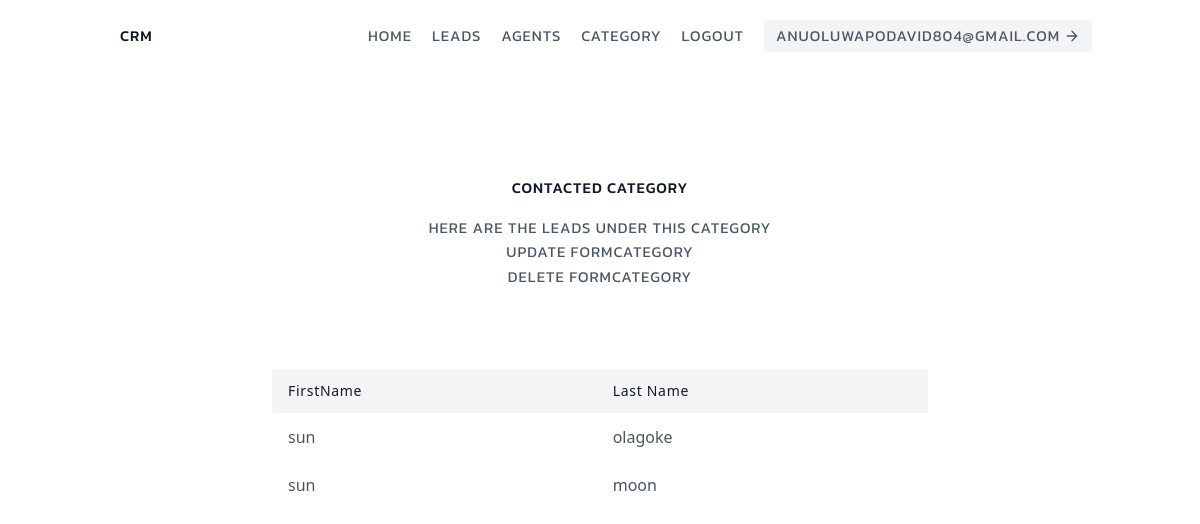
The app's page /category/category_detail/2/ (signed in) with its own data.
### Leads/models.py (models this page shows, shortened)
class User(AbstractUser):
    is_orgarnizer = models.BooleanField(default=True)
    is_agent = models.BooleanField(default=False)

class UserCategory(models.Model):
    category_name = models.CharField(max_length=150)
    category_profile = models.ForeignKey(UserProfile,on_delete=models.CASCADE)

class UserLead(models.Model):
    first_name = models.CharField(max_length=150)
    last_name = models.CharField(max_length=150)
    age = models.IntegerField(default=20)
    email = models.EmailField(max_length=150)
    description = models.TextField()
    agent_lead = models.ForeignKey(UserAgent,null=True,blank=True,on_delete=models.SET_NULL)
    profile_lead = models.ForeignKey(UserProfile,on_delete=models.CASCADE)
    category_lead = models.ForeignKey(UserCategory, related_name='UserLead',null=True,blank=True,on_delete=models.SET_NULL)
    date_joined = models.DateTimeField(default=timezone.now)
    phone_regex = RegexValidator(regex=r'^\+?1?\d{9,15}$', message="Phone number must be entered in the format: '+999999999'. Up to 15 digits allowed.")
    phone_number = models.CharField(validators=[phone_regex], max_length=17, blank=True)

### Category/views.py (the view)
# urls.py: path('category_detail/<int:pk>/',views.CategoryDetail.as_view(), name='category_detail'),
class CategoryDetail(LoginRequiredMixin,generic.DetailView):
    template_name = 'Category/category_detail.html'
    context_object_name = 'category_detail'
    def get_queryset(self):
        user = self.request.user
        if user.is_orgarnizer:
            queryset = UserCategory.objects.filter(category_profile = user.userprofile)
        else:
            queryset = UserCategory.objects.filter(category_profile = user.useragent.profile_agent)
        return queryset

### Category/templates/Category/category_detail.html
{% extends 'Leads/base.html' %}
{% block content %}
<section class="text-gray-600 body-font">
    <div class="container px-5 py-24 mx-auto">
      <div class="flex flex-col text-center w-full mb-20">
        <h1 class="sm:text-4xl text-3xl font-medium title-font mb-2 text-gray-900 font">{{category_detail.category_name}} Category</h1>
        <p class="lg:w-2/3 mx-auto leading-relaxed text-base font">Here are the Leads under this category</p>
        <a href="{% url 'category_updateform' pk=category_detail.pk %}" class="hover:text-blue-500 lg:w-2/3 mx-auto leading-relaxed text-base font">Update Formcategory</a>
        <a href="{% url 'category_deleteform' pk=category_detail.pk %}" class="hover:text-blue-500 lg:w-2/3 mx-auto leading-relaxed text-base font">Delete Formcategory</a>
      </div>
      <div class="lg:w-2/3 w-full mx-auto overflow-auto">
        <table class="table-auto w-full text-left whitespace-no-wrap">
          <thead>
            <tr>
              <th class="px-4 py-3 title-font tracking-wider font-medium text-gray-900 text-sm bg-gray-100 rounded-tl rounded-bl">FirstName</th>
              <th class="px-4 py-3 title-font tracking-wider font-medium text-gray-900 text-sm bg-gray-100">Last Name</th>
            </tr>
          </thead>
          <tbody>
            {% for category in category_detail.UserLead.all  %}
            <tr>
              <td class="px-4 py-3"><a class="hover:text-blue-900" href="{% url 'lead_detail' pk=category.pk %}">{{category.first_name}}</a></td>
              <td class="px-4 py-3">{{category.last_name}}</td>
            </tr>
            {% endfor %}
          </tbody>
        </table>
      </div>
    </div>
  </section>
{% endblock content %}

### Leads/templates/Leads/navbar.html (shortened to what this page needs)
<header class="text-gray-600 body-font">
    <div class="container mx-auto flex flex-wrap p-5 flex-col md:flex-row items-center">
        <a class="flex title-font font-medium items-center text-gray-900 mb-4 md:mb-0">
            <span class="ml-3 font">CRM</span>
        </a>
        <nav class="md:ml-auto flex flex-wrap items-center text-base justify-center">
          {% if user.is_authenticated %}
            <a href="{% url 'landing_page' %}" class="mr-5 font">Home</a>
            <a href="{% url 'lead_list' %}" class="mr-5 font">Leads</a>
            {% if request.user.is_orgarnizer %}
            <a href="{% url 'agent_list' %}" class="mr-5 font">Agents</a>
            {% endif %}
            <a href="{% url 'category_list' %}" class="mr-5 font">Category</a>
            <a href="{% url 'logout' %}" class="mr-5 font">LogOut</a>
            <span class="inline-flex items-center bg-gray-100 border-0 py-1 px-3 focus:outline-none hover:bg-gray-200 rounded text-base mt-4 md:mt-0 font">{{user.email}}
              <svg fill="none" stroke="currentColor" stroke-linecap="round" stroke-linejoin="round" stroke-width="2" class="w-4 h-4 ml-1" viewBox="0 0 24 24">
                <path d="M5 12h14M12 5l7 7-7 7"></path>
              </svg>
            </span>
      {% endif %}
    </nav>
    </div>
</header>

### Leads/static/Leads/css/main.css (style rules this page uses)
.font { font-family: 'Kanit', sans-serif !important; text-transform:uppercase; letter-spacing:1px; font-size:15px; }

### records on screen
User: email "ANUOLUWAPODAVID804@GMAIL.COM"
UserCategory: category_name "CONTACTED"
UserLead: first_name "sun", last_name "olagoke"
UserLead: first_name "sun", last_name "moon"
